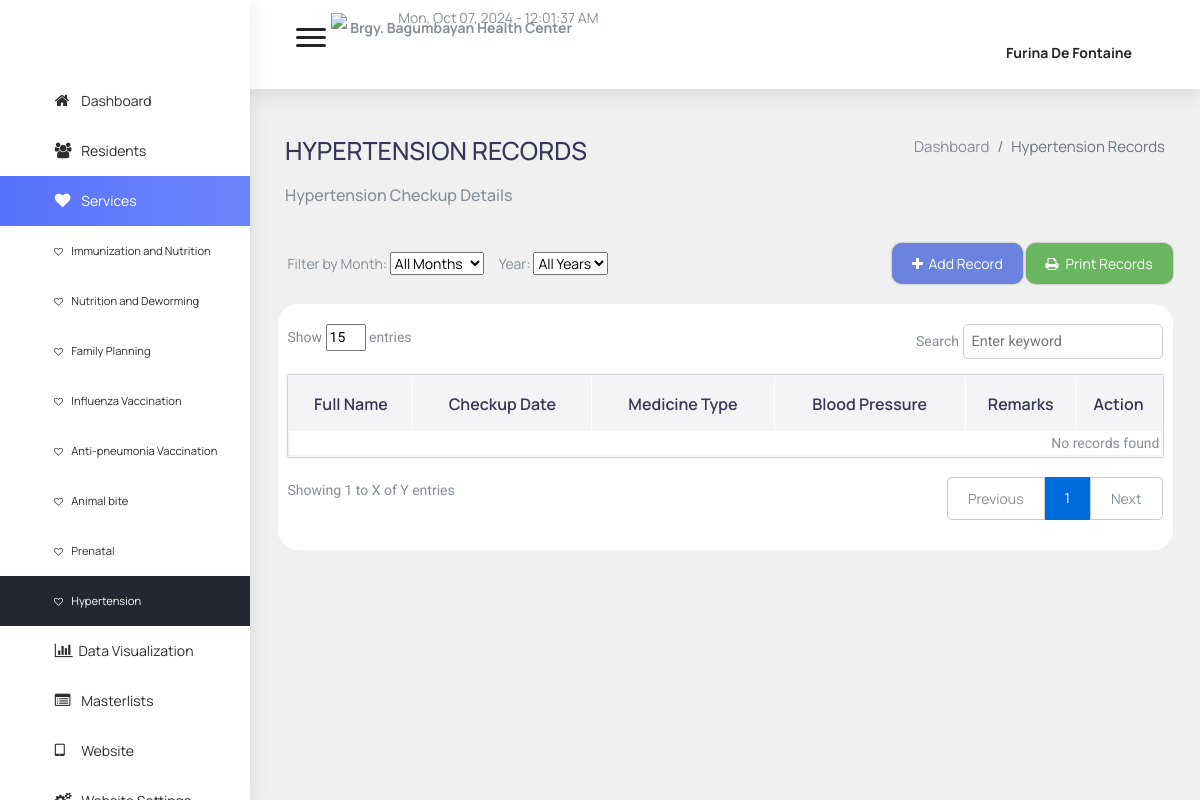
Before: /admin/services8.php (signed in) with the older database file.
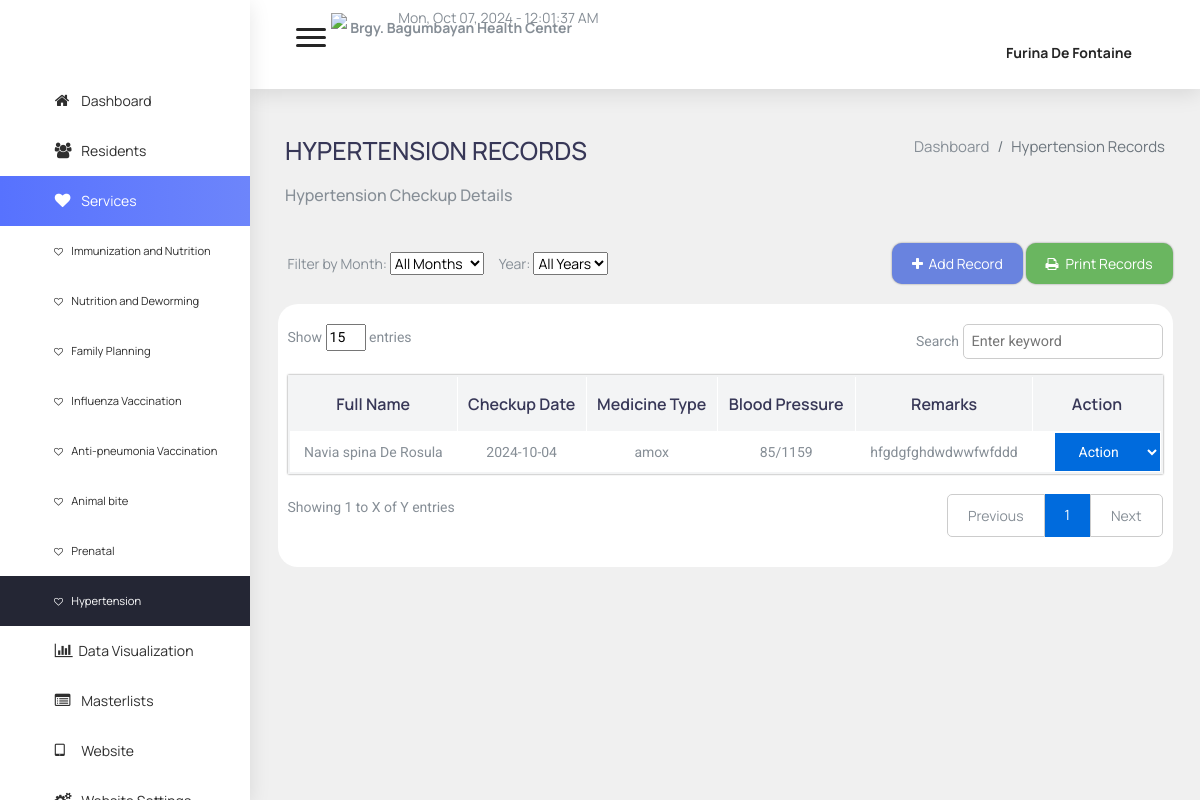
After: the same page with the newer database file.
### tables this page shows
CREATE TABLE `hypertension` (
  `hypertension_id` int(11) NOT NULL,
  `resident_id` int(11) NOT NULL,
  `checkup_date` date NOT NULL,
  `medicine_type` varchar(255) DEFAULT NULL,
  `blood_pressure` varchar(50) DEFAULT NULL,
  `remarks_type` text DEFAULT NULL
);

### admin/data/showHypertension.php (the view, shortened to what this page needs)
<?php
include 'dbcon.php';
$query = "SELECT h.hypertension_id, CONCAT(r.fname, ' ', r.mname, ' ', r.lname) AS full_name, h.checkup_date, h.medicine_type, h.blood_pressure, h.remarks_type
          FROM hypertension h
          JOIN residents r ON h.resident_id = r.id
          ORDER BY h.checkup_date DESC";
$result = $conn->query($query);
if ($result->num_rows > 0) {
    while ($row = $result->fetch_assoc()) {
        echo "<tr>";
        echo "<td>" . $row['full_name'] . "</td>";
        echo "<td>" . $row['checkup_date'] . "</td>";
        echo "<td>" . $row['medicine_type'] . "</td>";
        echo "<td>" . $row['blood_pressure'] . "</td>";
        echo "<td>" . $row['remarks_type'] . "</td>";
        echo "<td>
                <select style='background-color:#006BDD;color:white;border:none;padding:10px 20px;' onchange='window.location.href=this.value''>
                    <option value=''>Action</option>
                    <option value='view/view_services8.php?id=" . $row['hypertension_id'] . "'>View</option>
                    <option value='view/services8.php?id=" . $row['hypertension_id'] . "'>Update</option>
                    <option value='view/delete_services8.php?id=" . $row['hypertension_id'] . "'>Delete</option>
                </select>
              </td>";
        echo "</tr>";
    }
} else {
    echo "<tr><td colspan='6'>No records found</td></tr>";
}
?>

Changed rows visible on the page:
added hypertension: full_name "Navia spina De Rosula", checkup_date "2024-10-04", medicine_type "amox", blood_pressure "85/1159", remarks_type "hfgdgfghdwdwwfwfddd"
Other visible differences:
text no longer shown: "No records found"
